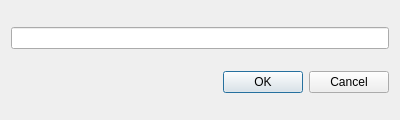
<?xml version="1.0" encoding="UTF-8"?>
<ui version="4.0">
 <class>AskPass</class>
 <widget class="QDialog" name="AskPass">
  <property name="geometry">
   <rect>
    <x>0</x>
    <y>0</y>
    <width>400</width>
    <height>120</height>
   </rect>
  </property>
  <property name="windowTitle">
   <string>Password</string>
  </property>
  <property name="windowIcon">
   <iconset>
    <normaloff>../../img/icon.svg</normaloff>../../img/icon.svg</iconset>
  </property>
  <layout class="QVBoxLayout" name="verticalLayout">
   <item>
    <widget class="QLineEdit" name="passInput">
     <property name="inputMethodHints">
      <set>Qt::ImhHiddenText|Qt::ImhNoAutoUppercase|Qt::ImhNoPredictiveText|Qt::ImhSensitiveData</set>
     </property>
     <property name="echoMode">
      <enum>QLineEdit::Password</enum>
     </property>
    </widget>
   </item>
   <item>
    <widget class="QDialogButtonBox" name="buttonBox">
     <property name="orientation">
      <enum>Qt::Horizontal</enum>
     </property>
     <property name="standardButtons">
      <set>QDialogButtonBox::Cancel|QDialogButtonBox::Ok</set>
     </property>
    </widget>
   </item>
  </layout>
 </widget>
 <resources/>
 <connections>
  <connection>
   <sender>buttonBox</sender>
   <signal>accepted()</signal>
   <receiver>AskPass</receiver>
   <slot>accept()</slot>
   <hints>
    <hint type="sourcelabel">
     <x>248</x>
     <y>254</y>
    </hint>
    <hint type="destinationlabel">
     <x>157</x>
     <y>274</y>
    </hint>
   </hints>
  </connection>
  <connection>
   <sender>buttonBox</sender>
   <signal>rejected()</signal>
   <receiver>AskPass</receiver>
   <slot>reject()</slot>
   <hints>
    <hint type="sourcelabel">
     <x>316</x>
     <y>260</y>
    </hint>
    <hint type="destinationlabel">
     <x>286</x>
     <y>274</y>
    </hint>
   </hints>
  </connection>
 </connections>
</ui>
